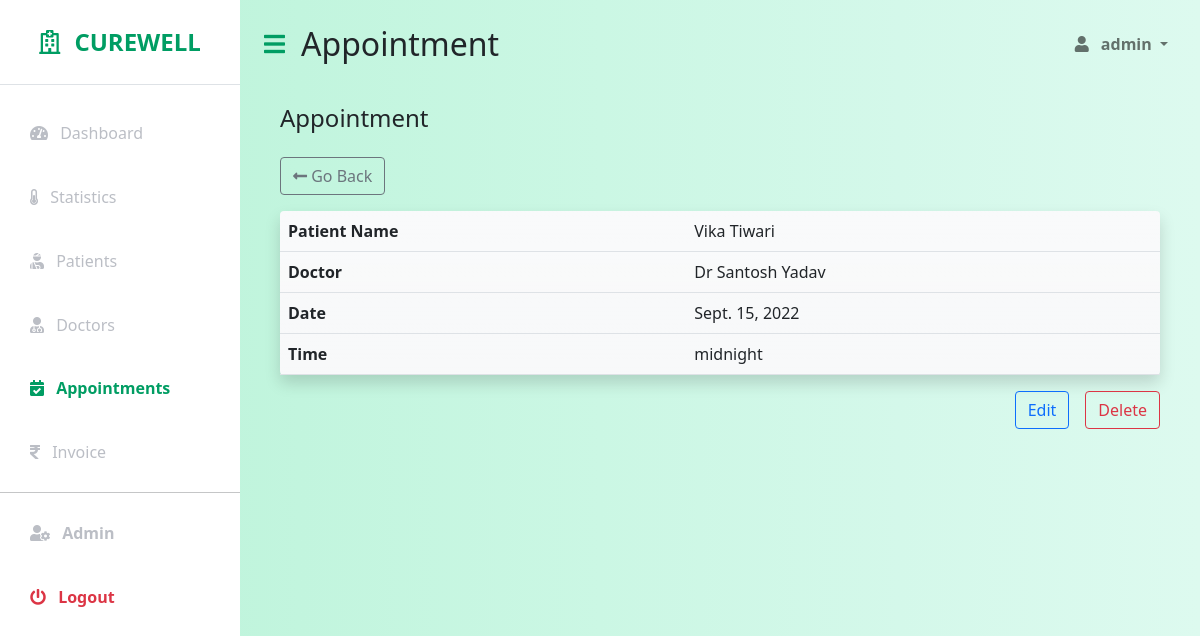
The app's page /appointment/2/ (signed in) with its own data.
### patients/models/appointment.py (models this page shows, shortened)
class Appointment(models.Model):
    id = models.AutoField(primary_key=True)
    patient = models.ForeignKey(Patient, on_delete=models.DO_NOTHING)
    doctor = models.ForeignKey(Doctor, on_delete=models.DO_NOTHING)
    date = models.DateField(blank=True, null=True)
    time = models.TimeField(blank=True, null=True)

### patients/models/patient.py (models this page shows, shortened)
class Patient(models.Model):
    id = models.AutoField(primary_key=True)
    first_name = models.CharField(max_length=100)
    last_name = models.CharField(max_length=100, blank=True, null=True)
    phone_no = models.CharField(max_length=10, blank=True, null=True)
    age = models.PositiveSmallIntegerField(
        blank=True,
        null=True,
        validators=[MaxValueValidator(100),
                    MinValueValidator(1)])
    admitted_at = models.DateField(auto_now_add=True, blank=True, null=True)
    email = models.EmailField(blank=True, null=True)
    address = models.CharField(max_length=200, blank=True, null=True)
    occupation = models.CharField(max_length=100, blank=True, null=True)
    ailment = models.CharField(max_length=100, blank=True, null=True)

### patients/models/doctor.py (models this page shows, shortened)
class Doctor(models.Model):
    id = models.AutoField(primary_key=True)
    first_name = models.CharField(max_length=100)
    last_name = models.CharField(max_length=100, blank=True, null=True)
    phone_no = models.CharField(max_length=10, blank=True, null=True)
    email = models.EmailField(blank=True, null=True)
    age = models.PositiveSmallIntegerField(
        blank=True,
        null=True,
        validators=[MaxValueValidator(100),
                    MinValueValidator(1)])
    address = models.CharField(max_length=200, blank=True, null=True)
    specialization = models.CharField(max_length=100, blank=True, null=True)

### patients/views/appointment.py (the view)
# urls.py: path('appointment/<int:pk>/', appointment_detail, name="appointment"),
@login_required(login_url=LOGIN_URL)
def appointment_detail(request, pk):
    if cache.get(f'appointment{pk}'):
        appointment = cache.get(f'appointment{pk}')
    else:
        appointment = Appointment.objects.get(pk=pk)
        cache.set(f'appointment{pk}', appointment)
    context = {
        'appointment': appointment,
        'appointment_edit':
        f'/admin/patients/appointment/{appointment.id}/change',
        'appointment_delete':
        f'/admin/patients/appointment/{appointment.id}/delete',
        'active': 'appointment'
    }
    return render(request, 'appointments/appointment_detail.html', context)

### templates/appointments/appointment_detail.html (shortened to what this page needs)
{% extends "base.html" %}
{% block body %}
<div class="p-3">
	<h4>Appointment</h4>
</div>
{% include 'components/back_button.html' %}
<div class="p-3">
	<table class="table table-hover bg-light bg-gradient rounded shadow">
		<tr>
			<th>Patient Name</th>
			<td style="text-transform: capitalize;">
				{{ appointment.patient.first_name }} {{ appointment.patient.last_name }}
			</td>
		</tr>
		<tr>
			<th>Doctor</th>
			<td style="text-transform: capitalize;">
				{{ appointment.doctor.first_name }} {{ appointment.doctor.last_name }}
			</td>
		</tr>
		<tr>
			<th>Date</th>
			<td>{{ appointment.date }}</td>
		</tr>
		<tr>
			<th>Time</th>
			<td>{{ appointment.time }}</td>
		</tr>
	</table>
	<div class="d-grid gap-2 d-md-flex justify-content-md-end">
		<a href="{{ appointment_edit }}" class="btn btn-outline-primary me-md-2" role="button">
			Edit
		</a>
		<a href="{{ appointment_delete }}" class="btn btn-outline-danger" role="button">
			Delete
		</a>
	</div>
</div>
{% endblock %}

### templates/components/navbar.html (shortened to what this page needs)
<nav class="navbar navbar-expand-lg navbar-light bg-transparent py-4 px-4">
	<div class="d-flex align-items-center">
		<i class="fas fa-bars fa-align-left primary-text fs-4 me-3" id="menu-toggle"></i>
		<h2 class="fs-2 m-0" style="text-transform: capitalize;">{{ active }}</h2>
	</div>
	<div class="collapse navbar-collapse" id="navbarSupportedContent">
		<ul class="navbar-nav ms-auto mb-2 mb-lg-0">
			<li class="nav-item dropdown">
				<a class="nav-link dropdown-toggle second-text fw-bold" href="#" id="navbarDropdown" role="button"
					data-bs-toggle="dropdown" aria-expanded="false">
					<i class="fas fa-user me-2"></i>
					{{ request.user.username }}
				</a>
			</li>
		</ul>
	</div>
</nav>

### static/css/styles.css (style rules this page uses)
:root { --main-bg-color: #009d63; --main-text-color: #009d63; --second-text-color: #bbbec5; --second-bg-color: #c1efde; }
.primary-text { color: var(--main-text-color); }
.second-text { color: var(--second-text-color); }
#menu-toggle { cursor: pointer; }

### records on screen
Appointment: patient.first_name "Vika", patient.last_name "Tiwari", doctor.first_name "Dr Santosh", doctor.last_name "Yadav", date "Sept. 15, 2022", time "midnight"

### other values on screen
{{ active }} "Appointment"
{{ request.user.username }} "admin"
